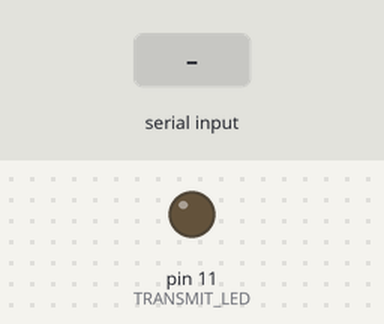
This sketch was run on a simulated Arduino Uno, built with avr-gcc and run on an emulated ATmega328P. Parts: output pins drawn as LEDs (lit = HIGH). Inputs (shaded band) come from the test bench. What the sketch prints to the serial monitor is not drawn.

Above: at 0.55 s.
At 1.2 s:
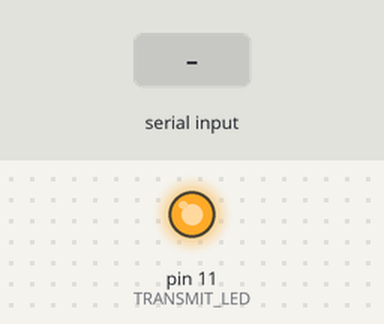
1.3 s: "1" received over Serial
Timing chart, 0 to 10.8 s (numbered marks = the images above; inputs shaded):
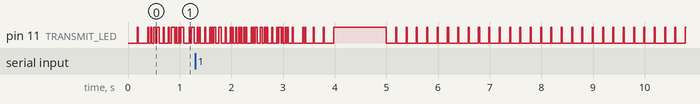

The sketch:

fTransmitter.ino
```cpp
#include<string.h>
#include<HardwareSerial.h>
const int bufferSize = 200; // Define the buffer size according to your needs
char receivedData[bufferSize]; // Character array to store received data
#define TRANSMIT_LED 11
#define BUTTON 3
#define SAMPLING_TIME 20

char* text = receivedData;

//Declaration
bool led_state = false;
bool button_state = false;
bool transmit_data = true;
int bytes_counter = 20;
int total_bytes;

void setup() {
  pinMode(TRANSMIT_LED, OUTPUT);
  Serial.begin(9600);
  updateTotalBytes(); // Initial update of total_bytes
}

void loop() {
  if (Serial.available() > 0) { // Check if data is available to read
    int i = 0;
    while (Serial.available() > 0 && i < bufferSize - 1) {
      char c = Serial.read(); // Read one character at a time
      receivedData[i] = c; // Store the character in the buffer
      i++;
    }
    receivedData[i] = '\0'; // Null-terminate the received data
    text = receivedData; // Update text pointer to point to received data
    Serial.println("Received data:");
    Serial.println(text); // Print the received data

    updateTotalBytes(); // Update total_bytes when text changes
  }
updateTotalBytes();
  while (transmit_data) {
    transmit_byte(receivedData[total_bytes - bytes_counter]);
    bytes_counter--;
    if (bytes_counter == 0) {
      transmit_data = false;
    }
    //delay(100);
  }
  transmit_data = true;
  bytes_counter = total_bytes;
  delay(1000);
}

void transmit_byte(char data_byte) {
  digitalWrite(TRANSMIT_LED, LOW);
  delay(SAMPLING_TIME);
  for (int i = 0; i < 8; i++) {
    digitalWrite(TRANSMIT_LED, (data_byte >> i) & 0x01);
    delay(SAMPLING_TIME);
  }
  digitalWrite(TRANSMIT_LED, HIGH); //Return to IDLE state
  delay(SAMPLING_TIME);
}

void updateTotalBytes() {
  total_bytes = strlen(receivedData); // Update total_bytes based on current text length
}
```
